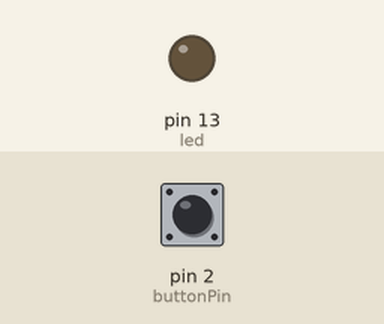
This sketch was run on a simulated Arduino Uno, built with avr-gcc and run on an emulated ATmega328P. Parts: output pins drawn as LEDs (lit = HIGH). The inputs (shaded band) are chosen by the test bench; at power-on: pin 2 (buttonPin) HIGH.

Above: at 1.2 s.
1.3 s: pin 2 (buttonPin) pulled LOW for 0.15 s
At 1.37 s:
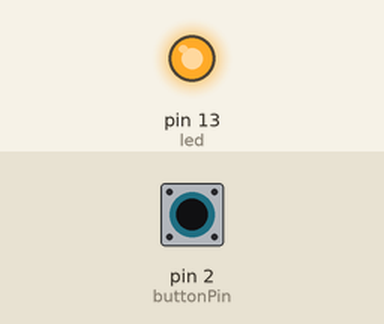
2.9 s: pin 2 (buttonPin) pulled LOW for 3.2 s
At 6.4 s:
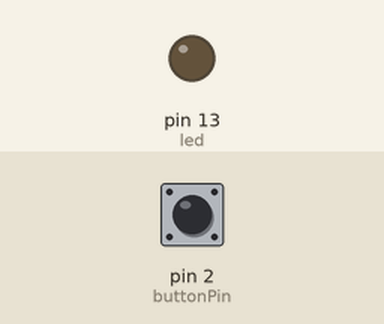
Timing chart, 0 to 7.9 s (numbered marks = the images above; inputs shaded):
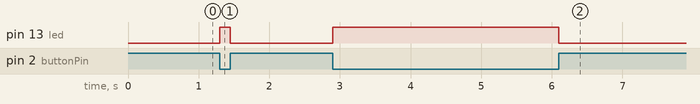

Measured:
- after the input at 1.3 s, pin 13 (led): LOW → HIGH at once, → LOW 0.15 s later
- after the input at 2.9 s, pin 13 (led): LOW → HIGH at once, → LOW 3.2 s later

The sketch:

AJKZ.ino
```cpp
int buttonPin = 2;
int led  = 13;
int buttonState = 0;
void setup() {
  // put your setup code here, to run once:
  pinMode(led,OUTPUT);
  pinMode(buttonPin,INPUT);
  digitalWrite(buttonPin,HIGH);
}

void loop() {
  // put your main code here, to run repeatedly:
  buttonState = digitalRead(buttonPin);
  if(buttonState == LOW)
    digitalWrite(led,HIGH);
  else
    digitalWrite(led,LOW);
}
```
